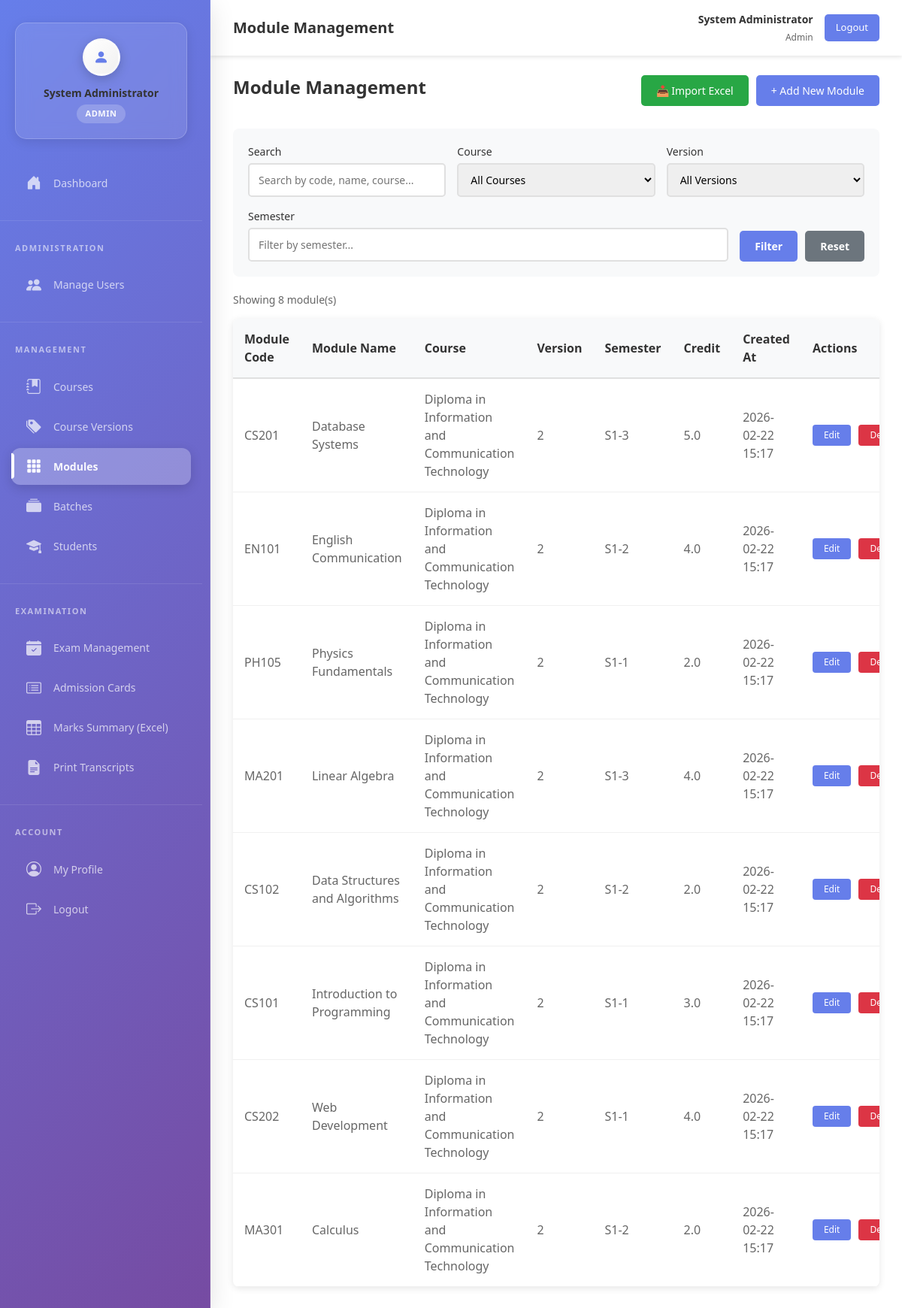
/views/index.php?action=modules (signed in), run on the app's committed database.
### tables this page shows
CREATE TABLE IF NOT EXISTS `module` (
  `id` int NOT NULL AUTO_INCREMENT,
  `mcode` varchar(50) NOT NULL,
  `mname` varchar(200) NOT NULL,
  `cid` int NOT NULL,
  `version_id` int NOT NULL,
  `semester` varchar(20) DEFAULT NULL,
  `credit` decimal(3,1) DEFAULT '0.0',
  `created_at` timestamp NULL DEFAULT CURRENT_TIMESTAMP,
  `updated_at` timestamp NULL DEFAULT CURRENT_TIMESTAMP ON UPDATE CURRENT_TIMESTAMP,
  PRIMARY KEY (`id`),
  UNIQUE KEY `unique_module_code_version` (`mcode`,`version_id`),
  KEY `cid` (`cid`),
  KEY `version_id` (`version_id`)
);

CREATE TABLE IF NOT EXISTS `courses` (
  `id` int NOT NULL AUTO_INCREMENT,
  `cname` varchar(100) NOT NULL,
  `created_at` timestamp NULL DEFAULT CURRENT_TIMESTAMP,
  `updated_at` timestamp NULL DEFAULT CURRENT_TIMESTAMP ON UPDATE CURRENT_TIMESTAMP,
  PRIMARY KEY (`id`),
  UNIQUE KEY `cname` (`cname`)
);

CREATE TABLE IF NOT EXISTS `versions` (
  `id` int NOT NULL AUTO_INCREMENT,
  `course_id` int NOT NULL,
  `version_name` varchar(100) NOT NULL,
  `description` text,
  `status` enum('active','inactive') DEFAULT 'active',
  `created_at` timestamp NULL DEFAULT CURRENT_TIMESTAMP,
  `updated_at` timestamp NULL DEFAULT CURRENT_TIMESTAMP ON UPDATE CURRENT_TIMESTAMP,
  PRIMARY KEY (`id`),
  UNIQUE KEY `unique_version_course` (`version_name`,`course_id`),
  KEY `course_id` (`course_id`)
);

### controllers/ModuleController.php (called while the page is built, shortened)
<?php
require_once __DIR__ . '/../models/Module.php';
class ModuleController {
    private $module;
    public function __construct() {
        $this->module = new Module();
    }
    public function index() {
        $filters = [
            'course_id' => $_GET['filter_course'] ?? '',
            'version_id' => $_GET['filter_version'] ?? '',
            'semester' => $_GET['filter_semester'] ?? '',
            'search' => $_GET['filter_search'] ?? ''
        ];
        $filters = array_filter($filters, function($value) {
            return $value !== '';
        });
        $modules = $this->module->getAllModules($filters);
        require_once __DIR__ . '/../views/modules/index.php';
    }
}
?>

### models/Module.php (called while the page is built, shortened)
<?php
require_once __DIR__ . '/../config/database.php';
class Module {
    private $conn;
    private $table = "module";
    public function __construct() {
        $database = new Database();
        $this->conn = $database->getDbConnection();
    }
    public function getAllModules($filters = []) {
        $query = "SELECT m.id, m.mcode, m.mname, m.cid, m.version_id, m.semester, m.credit, m.created_at,
                         c.cname as course_name, v.version_name
                  FROM " . $this->table . " m
                  LEFT JOIN courses c ON m.cid = c.id
                  LEFT JOIN versions v ON m.version_id = v.id
                  WHERE 1=1";
        $params = [];
        $query .= " ORDER BY m.created_at DESC";
        $stmt = $this->conn->prepare($query);
        $stmt->execute();
        return $stmt->fetchAll(PDO::FETCH_ASSOC);
    }
}
?>

### config/database.php (called while the page is built, shortened)
<?php
class Database {
    private $host = "localhost";
    private $db_name = "exam_management";
    private $username = "root";
    private $password = "1234";
    public function getDbConnection() {
        $this->conn = null;
        try {
            $this->conn = new PDO(
                "mysql:host=" . $this->host . ";dbname=" . $this->db_name . ";charset=utf8mb4",
                $this->username,
                $this->password
            );
            $this->conn->setAttribute(PDO::ATTR_ERRMODE, PDO::ERRMODE_EXCEPTION);
        } catch(PDOException $e) {
            error_log("Database Connection Error: " . $e->getMessage());
            return null;
        }
        return $this->conn;
    }
}
?>

### views/modules/index.php (the view, shortened to what this page needs)
<?php require_once __DIR__ . '/../includes/sidebar.php'; ?>
<?php require_once __DIR__ . '/../includes/header.php'; ?>
<div class="main-content">
    <div class="page-header">
        <h1 class="page-title">Module Management</h1>
        <?php if (in_array($_SESSION['role'] ?? '', ['admin', 'teacher'])): ?>
            <div style="display: flex; gap: 10px; flex-wrap: wrap;">
                <a href="index.php?action=modules&sub=import" class="btn-import">📥 Import Excel</a>
                <a href="index.php?action=modules&sub=create" class="btn-primary">+ Add New Module</a>
            </div>
        <?php endif; ?>
    </div>
    <form method="GET" action="index.php" class="filter-container" id="filterForm">
        <div class="filter-group">
            <label for="filter_search">Search</label>
            <input type="text" id="filter_search" name="filter_search"
                   placeholder="Search by code, name, course..."
                   value="<?php echo htmlspecialchars($_GET['filter_search'] ?? ''); ?>">
        </div>
        <div class="filter-group">
            <label for="filter_course">Course</label>
            <select id="filter_course" name="filter_course">
                <option value="">All Courses</option>
            </select>
        </div>
        <div class="filter-group">
            <label for="filter_version">Version</label>
            <select id="filter_version" name="filter_version">
                <option value="">All Versions</option>
            </select>
        </div>
        <div class="filter-group">
            <label for="filter_semester">Semester</label>
            <input type="text" id="filter_semester" name="filter_semester"
                   placeholder="Filter by semester..."
                   value="<?php echo htmlspecialchars($_GET['filter_semester'] ?? ''); ?>">
        </div>
        <div class="filter-actions">
            <button type="submit" class="btn-filter">Filter</button>
            <a href="index.php?action=modules" class="btn-reset">Reset</a>
        </div>
    </form>
    <?php if (!empty($modules)): ?>
        <div style="margin-bottom: 15px; color: #666; font-size: 14px;">
            Showing <?php echo count($modules); ?> module(s)
        </div>
    <?php endif; ?>
    <div class="table-container">
        <table>
            <thead>
                <tr>
                    <th>Module Code</th>
                    <th>Module Name</th>
                    <th>Course</th>
                    <th>Version</th>
                    <th>Semester</th>
                    <th>Credit</th>
                    <th>Created At</th>
                    <th>Actions</th>
                </tr>
            </thead>
            <tbody>
                <?php if (empty($modules)): ?>
                    <tr>
                        <td colspan="9" style="text-align: center; padding: 40px; color: #999;">
                            No modules found.
                        </td>
                    </tr>
                <?php else: ?>
                    <?php foreach ($modules as $module): ?>
                        <tr>
                            <td><?php echo htmlspecialchars($module['mcode']); ?></td>
                            <td><?php echo htmlspecialchars($module['mname']); ?></td>
                            <td><?php echo htmlspecialchars($module['course_name'] ?? '-'); ?></td>
                            <td><?php echo htmlspecialchars($module['version_name'] ?? '-'); ?></td>
                            <td><?php echo htmlspecialchars($module['semester'] ?? '-'); ?></td>
                            <td><?php echo $module['credit'] ? $module['credit'] : '0'; ?></td>
                            <td><?php echo date('Y-m-d H:i', strtotime($module['created_at'])); ?></td>
                            <td>
                                <div class="btn-group">
                                    <?php if (in_array($_SESSION['role'] ?? '', ['admin', 'teacher'])): ?>
                                        <a href="index.php?action=modules&sub=edit&id=<?php echo $module['id']; ?>" class="btn-edit">Edit</a>
                                    <?php endif; ?>
                                    <?php if (isset($_SESSION['role']) && $_SESSION['role'] == 'admin'): ?>
                                        <a href="index.php?action=modules&sub=delete&id=<?php echo $module['id']; ?>"
                                           class="btn-delete"
                                           data-delete="this module">Delete</a>
                                    <?php endif; ?>
                                </div>
                            </td>
                        </tr>
                    <?php endforeach; ?>
                <?php endif; ?>
            </tbody>
        </table>
    </div>
</div>

### views/includes/sidebar.php (style rules this page uses)
* { box-sizing: border-box; }
:root { --sidebar-bg: linear-gradient(135deg, #667eea 0%, #764ba2 50%, #667eea 100%); --sidebar-width: 280px; --sidebar-shadow: 0 8px 32px rgba(0, 0, 0, 0.12); --menu-item-hover: rgba(255, 255, 255, 0.15); --menu-item-active: rgba(255, 255, 255, 0.25); --text-primary: rgba(255, 255, 255, 0.95); --text-secondary: rgba(255, 255, 255, 0.7); }
html, body { height: 100%; height: 100vh; height: 100dvh; margin: 0; padding: 0; overflow-x: hidden; overflow-y: auto; }

### views/modules/index.php (style rules this page uses)
.main-content { margin-left: 280px; margin-top: 70px; padding: 30px; background: white; min-height: calc(100vh - 70px); min-height: calc(100dvh - 70px); height: calc(100vh - 70px); height: calc(100dvh - 70px); overflow-y: auto; overflow-x: hidden; }
.page-header { display: flex; justify-content: space-between; align-items: center; margin-bottom: 30px; flex-wrap: wrap; gap: 15px; }
.page-title { font-size: 24px; color: #333; font-weight: 600; }
.btn-primary { padding: 10px 20px; background: #667eea; color: white; text-decoration: none; border-radius: 5px; font-size: 14px; transition: background 0.3s ease; }
.btn-import { padding: 10px 20px; background: #28a745; color: white; text-decoration: none; border-radius: 5px; font-size: 14px; transition: background 0.3s ease; }
.filter-container { background: #f8f9fa; padding: 20px; border-radius: 8px; margin-bottom: 20px; display: flex; gap: 15px; flex-wrap: wrap; align-items: flex-end; }
.filter-group { flex: 1; min-width: 200px; }
.filter-group label { display: block; margin-bottom: 5px; color: #333; font-weight: 500; font-size: 14px; }
.filter-group input, .filter-group select { width: 100%; padding: 10px 12px; border: 2px solid #e0e0e0; border-radius: 5px; font-size: 14px; transition: all 0.3s ease; }
.btn-filter { padding: 10px 20px; background: #667eea; color: white; border: none; border-radius: 5px; font-size: 14px; font-weight: 600; cursor: pointer; transition: background 0.3s ease; white-space: nowrap; }
.btn-reset { padding: 10px 20px; background: #6c757d; color: white; border: none; border-radius: 5px; font-size: 14px; font-weight: 600; cursor: pointer; text-decoration: none; display: inline-block; transition: background 0.3s ease; white-space: nowrap; }
.filter-actions { display: flex; gap: 10px; }
.table-container { background: white; border-radius: 8px; box-shadow: 0 2px 10px rgba(0, 0, 0, 0.1); overflow: hidden; }
table { width: 100%; border-collapse: collapse; }
thead { background: #f8f9fa; }
th { padding: 15px; text-align: left; font-weight: 600; color: #333; border-bottom: 2px solid #e0e0e0; }
td { padding: 15px; border-bottom: 1px solid #f0f0f0; color: #666; }
.btn-group { display: flex; gap: 10px; }
.btn-edit { padding: 5px 15px; background: #667eea; color: white; text-decoration: none; border-radius: 4px; font-size: 12px; }
.btn-delete { padding: 5px 15px; background: #dc3545; color: white; text-decoration: none; border-radius: 4px; font-size: 12px; border: none; cursor: pointer; }

### data on the page
module: mcode "CS201", mname "Database Systems", courses.cname "Diploma in Information and Communication Technology", version.version_name "2", semester "S1-3", credit "5.0", created_at "2026-02-22 15:17"
module: mcode "EN101", mname "English Communication", courses.cname "Diploma in Information and Communication Technology", version.version_name "2", semester "S1-2", credit "4.0", created_at "2026-02-22 15:17"
module: mcode "PH105", mname "Physics Fundamentals", courses.cname "Diploma in Information and Communication Technology", version.version_name "2", semester "S1-1", credit "2.0", created_at "2026-02-22 15:17"
module: mcode "MA201", mname "Linear Algebra", courses.cname "Diploma in Information and Communication Technology", version.version_name "2", semester "S1-3", credit "4.0", created_at "2026-02-22 15:17"
module: mcode "CS102", mname "Data Structures and Algorithms", courses.cname "Diploma in Information and Communication Technology", version.version_name "2", semester "S1-2", credit "2.0", created_at "2026-02-22 15:17"
module: mcode "CS101", mname "Introduction to Programming", courses.cname "Diploma in Information and Communication Technology", version.version_name "2", semester "S1-1", credit "3.0", created_at "2026-02-22 15:17"
module: mcode "CS202", mname "Web Development", courses.cname "Diploma in Information and Communication Technology", version.version_name "2", semester "S1-1", credit "4.0", created_at "2026-02-22 15:17"
module: mcode "MA301", mname "Calculus", courses.cname "Diploma in Information and Communication Technology", version.version_name "2", semester "S1-2", credit "2.0", created_at "2026-02-22 15:17"

### other printed values
$user_name "System Administrator"
$user_role "ADMIN"
$page_titles[$current_action] "Module Management"
$_SESSION['full_name'] "System Administrator"
$_SESSION['role'] "Admin"
count($modules) "8"
